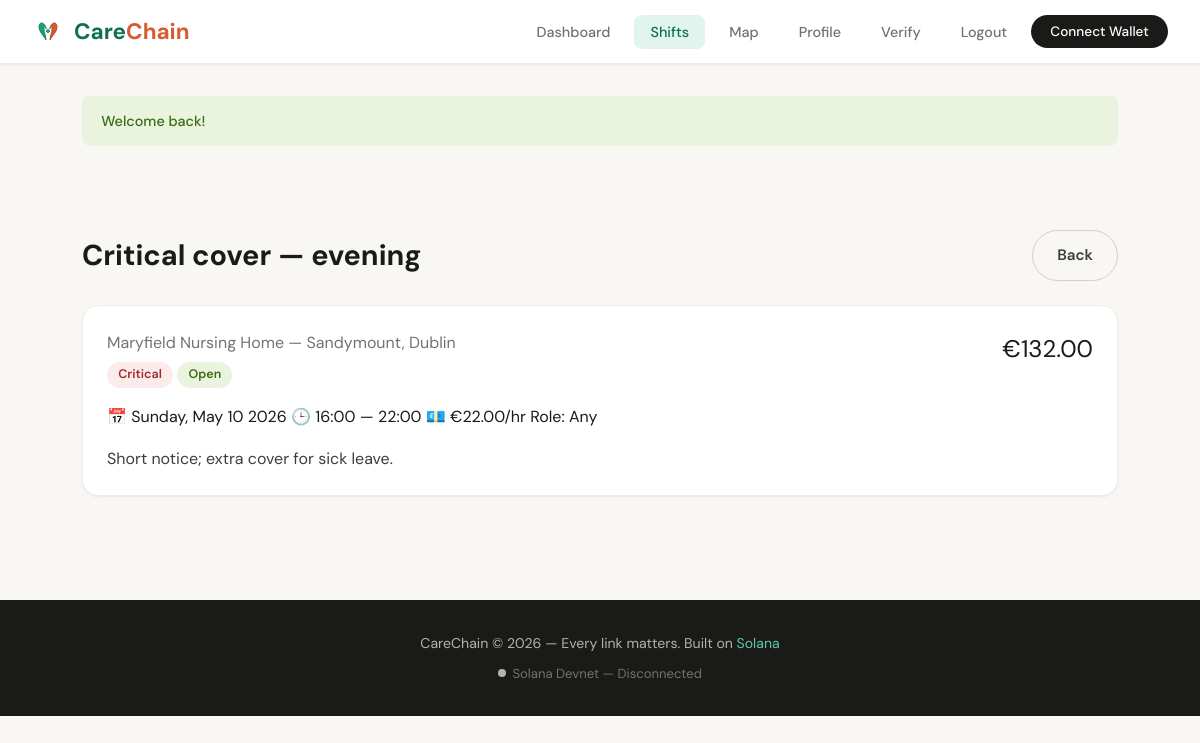
The page /shifts.php?id=4 (signed in) on the database its author committed.
### tables this page shows
CREATE TABLE shifts (
    id INT AUTO_INCREMENT PRIMARY KEY,
    facility_id INT NOT NULL,
    title VARCHAR(255) NOT NULL,
    description TEXT,
    shift_date DATE NOT NULL,
    start_time TIME NOT NULL,
    end_time TIME NOT NULL,
    hourly_rate DECIMAL(10,2) NOT NULL,
    total_pay DECIMAL(10,2) NOT NULL,
    required_role ENUM('nurse', 'hca', 'carer', 'midwife', 'physio', 'any') DEFAULT 'any',
    required_experience INT DEFAULT 0,
    urgency ENUM('normal', 'urgent', 'critical') DEFAULT 'normal',
    status ENUM('open', 'claimed', 'in_progress', 'completed', 'cancelled') DEFAULT 'open',
    escrow_address VARCHAR(64) DEFAULT NULL,
    escrow_tx_signature VARCHAR(128) DEFAULT NULL,
    created_at TIMESTAMP DEFAULT CURRENT_TIMESTAMP,
    FOREIGN KEY (facility_id) REFERENCES users(id) ON DELETE CASCADE
);

CREATE TABLE facility_profiles (
    id INT AUTO_INCREMENT PRIMARY KEY,
    user_id INT NOT NULL,
    facility_name VARCHAR(255) NOT NULL,
    facility_type ENUM('nursing_home', 'hospital', 'home_care', 'clinic', 'rehab', 'other') NOT NULL,
    address VARCHAR(500) NOT NULL,
    city VARCHAR(100) NOT NULL,
    county VARCHAR(100) NOT NULL,
    eircode VARCHAR(10),
    phone VARCHAR(20),
    contact_person VARCHAR(200),
    description TEXT,
    logo VARCHAR(255) DEFAULT NULL,
    rating DECIMAL(3,2) DEFAULT 0.00,
    is_verified TINYINT(1) DEFAULT 0,
    latitude DECIMAL(10, 8) DEFAULT NULL,
    longitude DECIMAL(11, 8) DEFAULT NULL,
    created_at TIMESTAMP DEFAULT CURRENT_TIMESTAMP,
    FOREIGN KEY (user_id) REFERENCES users(id) ON DELETE CASCADE
);

### config/database.php (called while the page is built, shortened)
<?php
function sanitize($data) {
    return htmlspecialchars(trim($data), ENT_QUOTES, 'UTF-8');
}

### shifts.php (the view, shortened to what this page needs)
<?php
require_once 'includes/header.php';
$role = getUserRole();
$action = $_GET['action'] ?? 'list';
$shiftId = (int)($_GET['id'] ?? 0);
?>
<div class="container">
    <?php if ($action === 'create' && $role === 'facility'): ?>
        <div class="page-header">
            <h1>Post a New Shift</h1>
            <a href="/carechain/shifts.php" class="btn btn-outline">Back to Shifts</a>
        </div>
        <div class="card" style="max-width: 640px;">
            <form method="POST">
                <div class="form-group">
                    <label>Shift Title</label>
                    <input type="text" name="title" class="form-control" required placeholder="e.g. Night Shift — Nursing Care">
                </div>
                <div class="form-group">
                    <label>Description</label>
                    <textarea name="description" class="form-control" placeholder="Describe the role, responsibilities, and any special requirements..."></textarea>
                </div>
                <div class="form-group">
                    <label>Date</label>
                    <input type="date" name="shift_date" class="form-control" required min="<?= date('Y-m-d') ?>">
                </div>
                <div class="form-row">
                    <div class="form-group">
                        <label>Start Time</label>
                        <input type="time" name="start_time" class="form-control" required>
                    </div>
                    <div class="form-group">
                        <label>End Time</label>
                        <input type="time" name="end_time" class="form-control" required>
                    </div>
                </div>
                <div class="form-row">
                    <div class="form-group">
                        <label>Hourly Rate (&euro;)</label>
                        <input type="number" name="hourly_rate" class="form-control" required step="0.50" min="12" placeholder="18.00">
                    </div>
                    <div class="form-group">
                        <label>Required Role</label>
                        <select name="required_role" class="form-control">
                            <option value="any">Any Qualified Worker</option>
                            <option value="nurse">Nurse</option>
                            <option value="hca">Healthcare Assistant</option>
                            <option value="carer">Carer</option>
                            <option value="midwife">Midwife</option>
                            <option value="physio">Physiotherapist</option>
                        </select>
                    </div>
                </div>
                <div class="form-group">
                    <label>Urgency</label>
                    <select name="urgency" class="form-control">
                        <option value="normal">Normal</option>
                        <option value="urgent">Urgent — Need someone soon</option>
                        <option value="critical">Critical — Immediate need</option>
                    </select>
                </div>
                <button type="submit" class="btn btn-primary" style="width: 100%; justify-content: center;">Post Shift</button>
            </form>
        </div>
    <?php elseif ($shiftId > 0): ?>
        <?php
        $stmt = $pdo->prepare("
            SELECT s.*, fp.facility_name, fp.city, fp.county, fp.facility_type
            FROM shifts s
            JOIN facility_profiles fp ON s.facility_id = fp.user_id
            WHERE s.id = ?
        ");
        $stmt->execute([$shiftId]);
        $shift = $stmt->fetch();
        ?>
        <div class="page-header">
            <h1><?= sanitize($shift['title']) ?></h1>
            <a href="/carechain/shifts.php" class="btn btn-outline">Back</a>
        </div>
        <div class="card" style="margin-bottom: 1.5rem;">
            <div style="display: flex; justify-content: space-between; align-items: flex-start; margin-bottom: 1rem;">
                <div>
                    <div style="font-size: 1rem; color: var(--gray-500); margin-bottom: 0.3rem;"><?= sanitize($shift['facility_name']) ?> &mdash; <?= sanitize($shift['city']) ?>, <?= sanitize($shift['county']) ?></div>
                    <span class="badge badge-<?= $shift['urgency'] === 'normal' ? 'open' : $shift['urgency'] ?>"><?= ucfirst($shift['urgency']) ?></span>
                    <span class="badge badge-<?= $shift['status'] ?>"><?= ucfirst($shift['status']) ?></span>
                </div>
                <div class="shift-pay" style="font-size: 1.5rem;">&euro;<?= number_format($shift['total_pay'], 2) ?></div>
            </div>
            <div class="shift-meta" style="margin-bottom: 1rem;">
                <span>&#x1F4C5; <?= date('l, M j Y', strtotime($shift['shift_date'])) ?></span>
                <span>&#x1F552; <?= date('H:i', strtotime($shift['start_time'])) ?> — <?= date('H:i', strtotime($shift['end_time'])) ?></span>
                <span>&#x1F4B6; &euro;<?= number_format($shift['hourly_rate'], 2) ?>/hr</span>
                <span>Role: <?= ucfirst(str_replace('_', ' ', $shift['required_role'])) ?></span>
            </div>
            <?php if ($shift['description']): ?>
                <p style="color: var(--gray-700); line-height: 1.6;"><?= nl2br(sanitize($shift['description'])) ?></p>
            <?php endif; ?>
        </div>
    <?php endif; ?>
</div>
<?php require_once 'includes/footer.php'; ?>

### assets/css/style.css (style rules this page uses)
:root { --teal-50: #E1F5EE; --teal-100: #9FE1CB; --teal-200: #5DCAA5; --teal-400: #1D9E75; --teal-600: #0F6E56; --teal-800: #085041; --coral-50: #FAECE7; --coral-100: #F5C4B3; --coral-200: #F0997B; --coral-400: #D85A30; --coral-600: #993C1D; --coral-800: #712B13; --gray-50: #F8F7F4; --gray-100: #EEEDEA; --gray-200: #D3D1C7; --gray-300: #B4B2A9; --gray-500: #73726C; --gray-700: #3D3D3A; --gray-900: #1A1A18; --amber-50: #FAEEDA; --amber-400: #BA7517; --amber-600: #854F0B; --red-50: #FCEBEB; --red-400: #E24B4A; --red-600: #A32D2D; --green-50: #EAF3DE; --green-400: #639922; --green-600: #3B6D11; --white: #FFFFFF; --shadow-sm: 0 1px 2px rgba(0,0,0,0.06); --shadow-md: 0 4px 12px rgba(0,0,0,0.08); --shadow-lg: 0 8px 24px rgba(0,0,0,0.12); --radius: 12px; --radius-sm: 8px; --radius-lg: 16px; }
* { margin: 0; padding: 0; box-sizing: border-box; }
body { font-family: 'DM Sans', -apple-system, BlinkMacSystemFont, sans-serif; background: var(--gray-50); color: var(--gray-900); line-height: 1.6; min-height: 100vh; }
.btn { display: inline-flex; align-items: center; gap: 0.5rem; padding: 0.75rem 1.5rem; border-radius: 999px; font-size: 0.95rem; font-weight: 600; font-family: inherit; text-decoration: none; border: none; cursor: pointer; transition: all 0.2s; }
.btn-outline { background: transparent; color: var(--gray-700); border: 1px solid var(--gray-200); }
.container { max-width: 1100px; margin: 0 auto; padding: 2rem; }
.card { background: var(--white); border: 1px solid var(--gray-100); border-radius: var(--radius-lg); padding: 1.5rem; box-shadow: var(--shadow-sm); transition: box-shadow 0.2s; }
.badge { display: inline-flex; align-items: center; padding: 0.2rem 0.7rem; border-radius: 999px; font-size: 0.78rem; font-weight: 600; }
.badge-open { background: var(--green-50); color: var(--green-600); }
.badge-critical { background: var(--red-50); color: var(--red-600); }
.page-header { display: flex; align-items: center; justify-content: space-between; margin-bottom: 1.5rem; }
.page-header h1 { font-size: 1.8rem; font-weight: 700; }

### rows shown on the page
shifts: title "Critical cover — evening", urgency "Critical", status "Open", total_pay "132.00", shift_date "Sunday, May 10 2026", start_time "16:00", end_time "22:00", hourly_rate "22.00", required_role "Any", description "Short notice; extra cover for sick leave."
facility_profiles: facility_name "Maryfield Nursing Home", city "Sandymount", county "Dublin"

### other values the page prints
$msg "Welcome back!"
